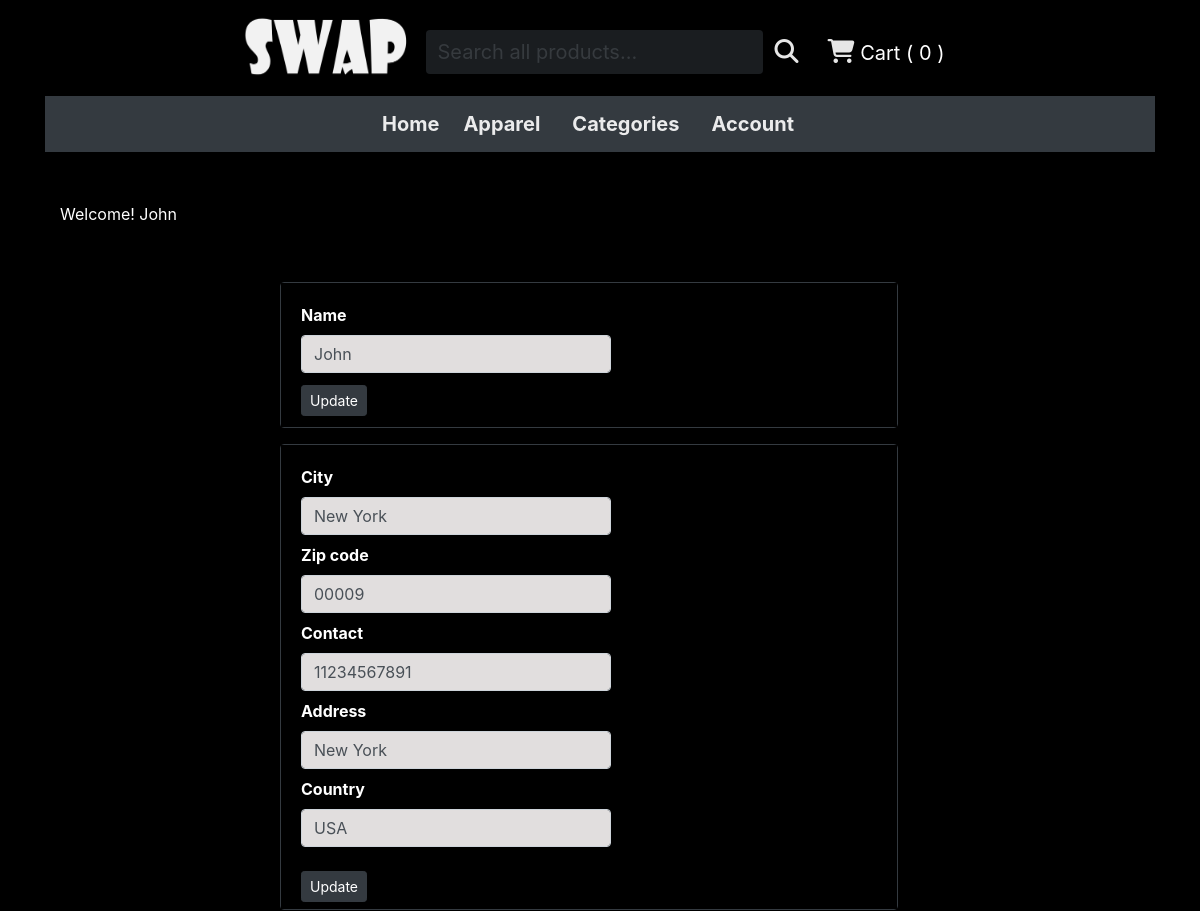
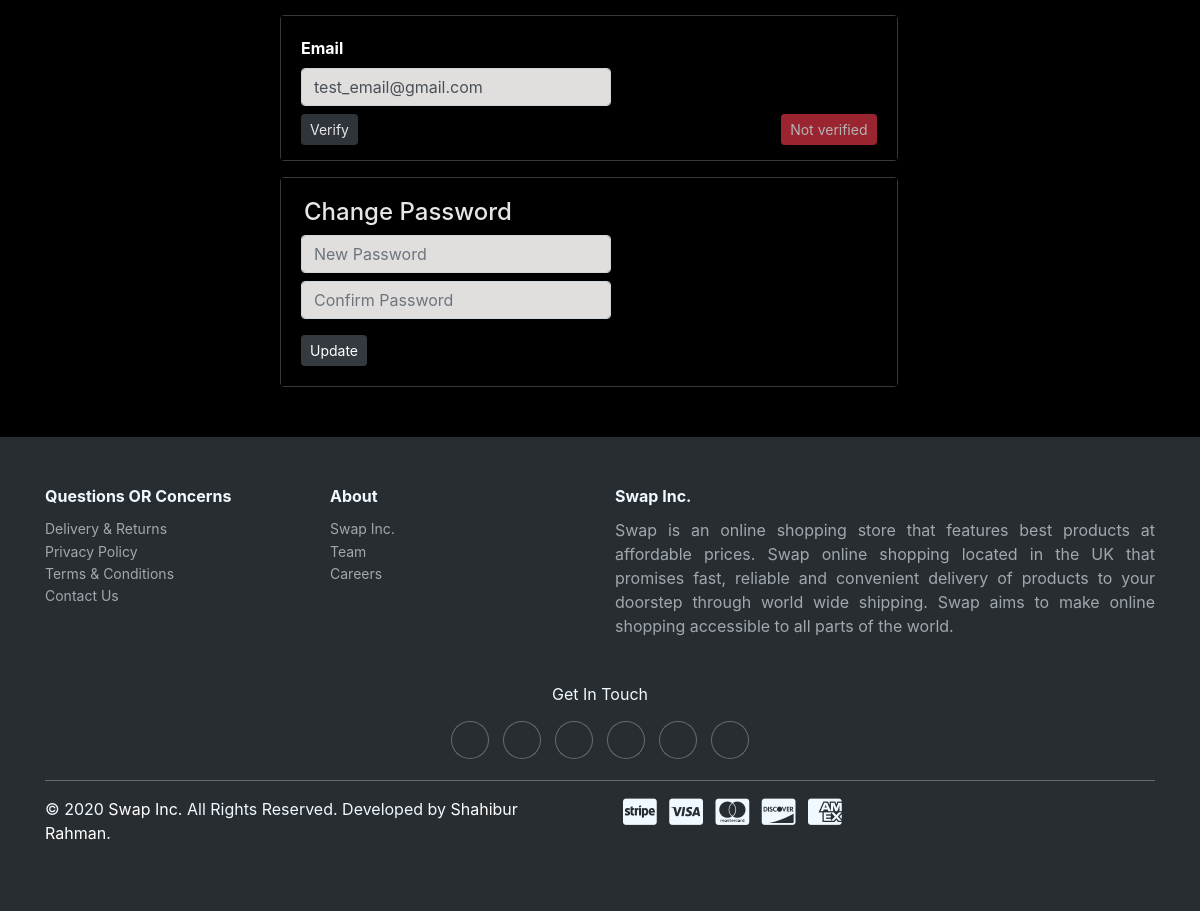
The app's page /dashboard/update/profile (signed in) with its own data (2 pictures, top to bottom).
### src/customers/models.py (models this page shows, shortened)
class Register(db.Model,UserMixin):
    id = db.Column(db.Integer, primary_key= True)
    name = db.Column(db.String(50), unique= False)
    username = db.Column(db.String(50), unique= True)
    email = db.Column(db.String(50), unique= True)
    password = db.Column(db.String(200), unique= False)
    country = db.Column(db.String(50), unique= False)
    city = db.Column(db.String(50), unique= False)
    contact = db.Column(db.String(50), unique= False)
    address = db.Column(db.String(50), unique= False)
    zipcode = db.Column(db.String(50), unique= False)
    profile = db.Column(db.String(200), unique= False , default='profile.jpg')
    date_created = db.Column(db.DateTime, nullable=False, default=datetime.utcnow)
    is_confirm=db.Column(db.Boolean, nullable=False,default=False)

### src/customers/routes.py (the view, shortened to what this page needs)
@app.route('/dashboard/update/profile',methods=['GET','POST'])
@login_required
def update_customer_profile():
    form=CustomerUpdateForm()
    user = Register.query.filter_by(id=current_user.id).first()
    update_email=form.email.data
    update_confirm_password=request.form.get('ct_update_confirm_password')
    update_name=form.name.data
    form.name.data=user.name
    form.email.data=user.email
    form.city.data=user.city
    form.zipcode.data=user.zipcode
    form.contact.data=user.contact
    form.address.data=user.address
    form.country.data=user.country
    return render_template('customer/update_profile.html',user=current_user,
        form=form,apparels=apparels(),categories=categories())

### src/customers/forms.py (shortened to what this page needs)
class CustomerUpdateForm(FlaskForm):
    name = StringField('Name ')
    username = StringField('Username ', [validators.DataRequired()])
    email = StringField('Email  ', [validators.Email(), validators.DataRequired()])
    country = StringField('Country ', [validators.DataRequired()])
    city = StringField('City ', [validators.DataRequired()])
    contact = StringField('Contact ', [validators.DataRequired()])
    address = StringField('Address ', [validators.DataRequired()])
    zipcode = StringField('Zip code ', [validators.DataRequired()])
    submit = SubmitField('Update')

### src/customers/models.py (called while the page is built)
@login_manager.user_loader
def user_loader(user_id):
    return Register.query.get(user_id)

### src/products/routes.py (called while the page is built)
def apparels():
	apparels=Apparel.query.join(Addproduct,(Apparel.id==Addproduct.apparel_id)).all()
	return apparels

def categories():
	categories=Category.query.join(Addproduct,(Category.id==Addproduct.category_id)).all()
	return categories

### src/templates/customer/update_profile.html (shortened to what this page needs)
{% extends 'layout.html' %}
{% block content %}
{% from "_formhelpers.html" import render_field %}
{% include 'navbar.html' %}
<div class="container ">
    <div class="cart user-profile container">
    <p style="color: white;" class="title">Welcome! {{ user.name }}</p>
   </div>
	<br>
		<div class="col-md-7 mt-3" style="margin-left: 220px;">
			<div class="card border border-dark" style="background-color: black;">
				<div class="card-body " style="background-color: black; color:white; height: 9rem; ">
                        <form action="" method="POST" enctype="multipart/form-data">
        				{{render_field(form.name,class="form-control",style="width: 310px;background-color: #E1DEDE;")}}
                        <button type="submit" class="btn btn-success waves-effect btn-dark mt-1 btn-sm">Update</button>
                        </form>
				</div>
			</div>
		</div>
			<div class="col-md-7 mt-3" style="margin-left: 220px;">
			<div class="card border border-dark" style="background-color: black;">
				<div class="card-body " style="background-color: black; color:white; height: 29rem; ">
                        <form action="" method="POST" enctype="multipart/form-data">
            				{{render_field(form.city, class="form-control",style="width: 310px;background-color: #E1DEDE;")}}
                    		{{render_field(form.zipcode, class="form-control",style="width: 310px;background-color: #E1DEDE;")}}
                            {{render_field(form.contact, class="form-control",style="width: 310px;background-color: #E1DEDE;")}}
                            {{render_field(form.address, class="form-control",style="width: 310px;background-color: #E1DEDE;")}}
                            {{render_field(form.country, class="form-control",style="width: 310px;background-color: #E1DEDE;")}}
                        <button type="submit" class="btn btn-success waves-effect btn-dark mt-3 btn-sm">Update</button>
                        </form>
				</div>
			</div>
		</div>
				<div class="col-md-7 mt-3" style="margin-left: 220px;">
			<div class="card border border-dark" style="background-color: black;">
				<div class="card-body " style="background-color: black; color:white; height: 9rem; ">
                        <form action="" method="POST" enctype="multipart/form-data">
                            {{render_field(form.email, class="form-control",style="width: 310px;background-color: #E1DEDE;")}}
                            {% if user.is_confirm %}
                            <a href="#" class="float-right btn btn-sm btn-primary" style="pointer-events:none; opacity: 0.7">Verified</a>
                              {{form.submit(class="btn btn-success waves-effect btn-dark btn-sm mt-1")}}
                            {% else %}
                            <a href="{{url_for('confirm_account')}}" class="btn btn-success waves-effect btn-dark btn-sm" style="opacity: 0.9">Verify</a>
                            <a href="#" class="float-right btn btn-sm btn-danger" style="pointer-events:none; opacity: 0.7">Not verified</a>
                            {% endif %}
                        </form>
				</div>
			</div>
		</div>
				<div class="col-md-7 mt-3" style="margin-left: 220px;">
			<div class="card border border-dark" style="background-color: black;">
				<div class="card-body " style="background-color: black; color:white; height: 13rem; ">
						<h4 class="mt-0" style="margin-left: 3px; color: white; opacity: 0.9">Change Password</h4>
                        <form action="" method="POST" enctype="multipart/form-data">
                            <input type="password" id="ct_update_password" name="ct_update_password" class="form-control mt-1" placeholder="New Password" style="width: 310px;background-color: #E1DEDE; " onkeyup='check()' required>
                            <input type="password" id="ct_update_confirm_password" name="ct_update_confirm_password" class="form-control mt-2" placeholder="Confirm Password" style="width: 310px;background-color: #E1DEDE;"
                            onkeyup='check()' required>
                        <button type="submit" id="submit1" class="btn btn-success waves-effect btn-dark mt-3 btn-sm">Update</button>
                        </form>
				</div>
			</div>
		</div>
</div>
<hr><hr>
{% include 'footer.html' %}
{% endblock content%}

### src/templates/_formhelpers.html (shortened to what this page needs)
{% macro render_field(field) %}
  <dt>{{ field.label }}
  <dd>{{ field(**kwargs)|safe }}
  </dd>
{% endmacro %}

### src/static/css/custom.css (style rules this page uses)
body { background-color: black; }

### records on screen
Register: name "John", city "New York", zipcode "00009", contact "11234567891", address "New York", country "USA", email "test_email@gmail.com"

### other values on screen
{{ session['cart']|length }} "0"
{{ field.label }} "Name City Zip code Contact Address Country Email"
